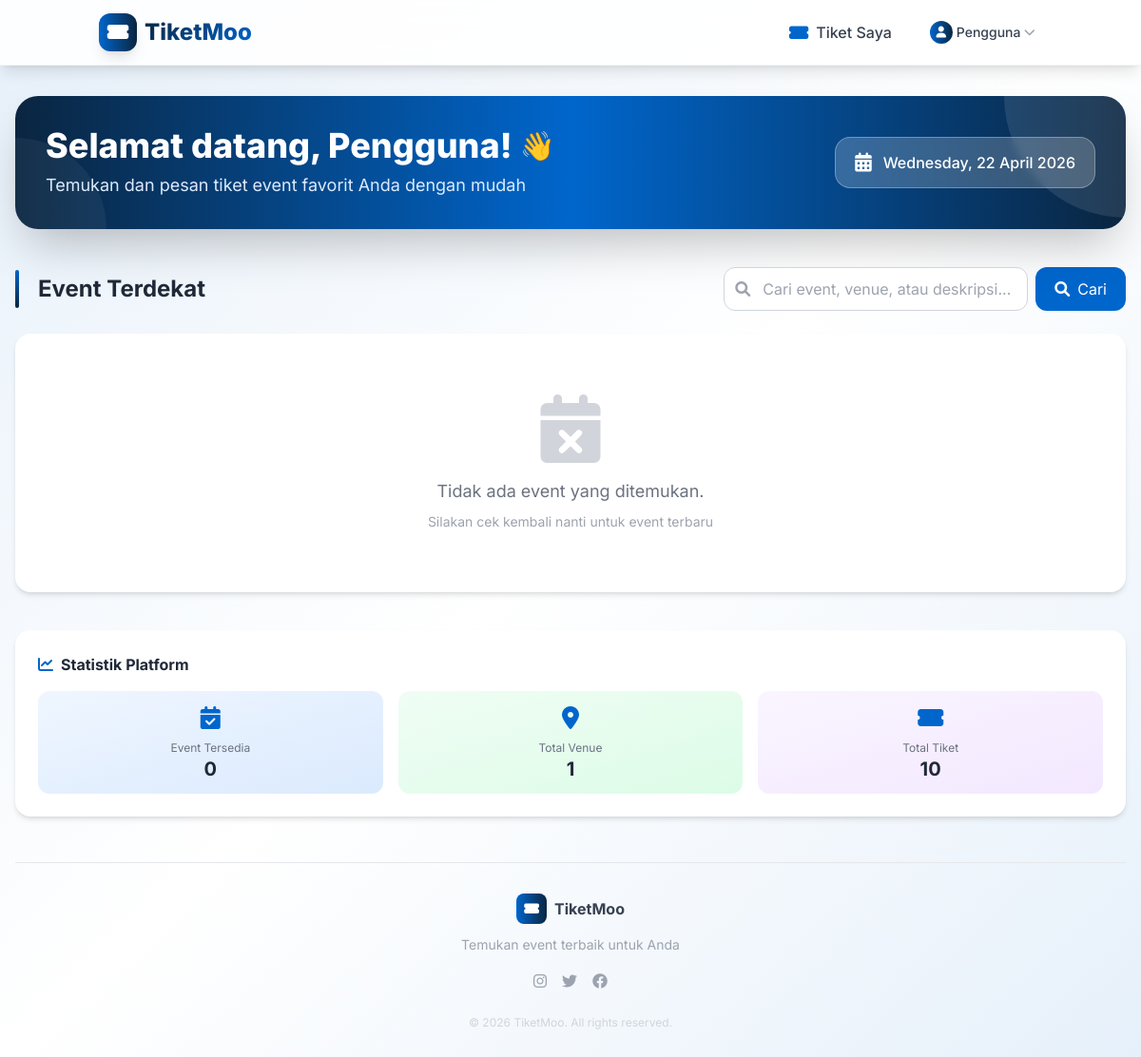
Before: /user/dashboard.php with the older database file.
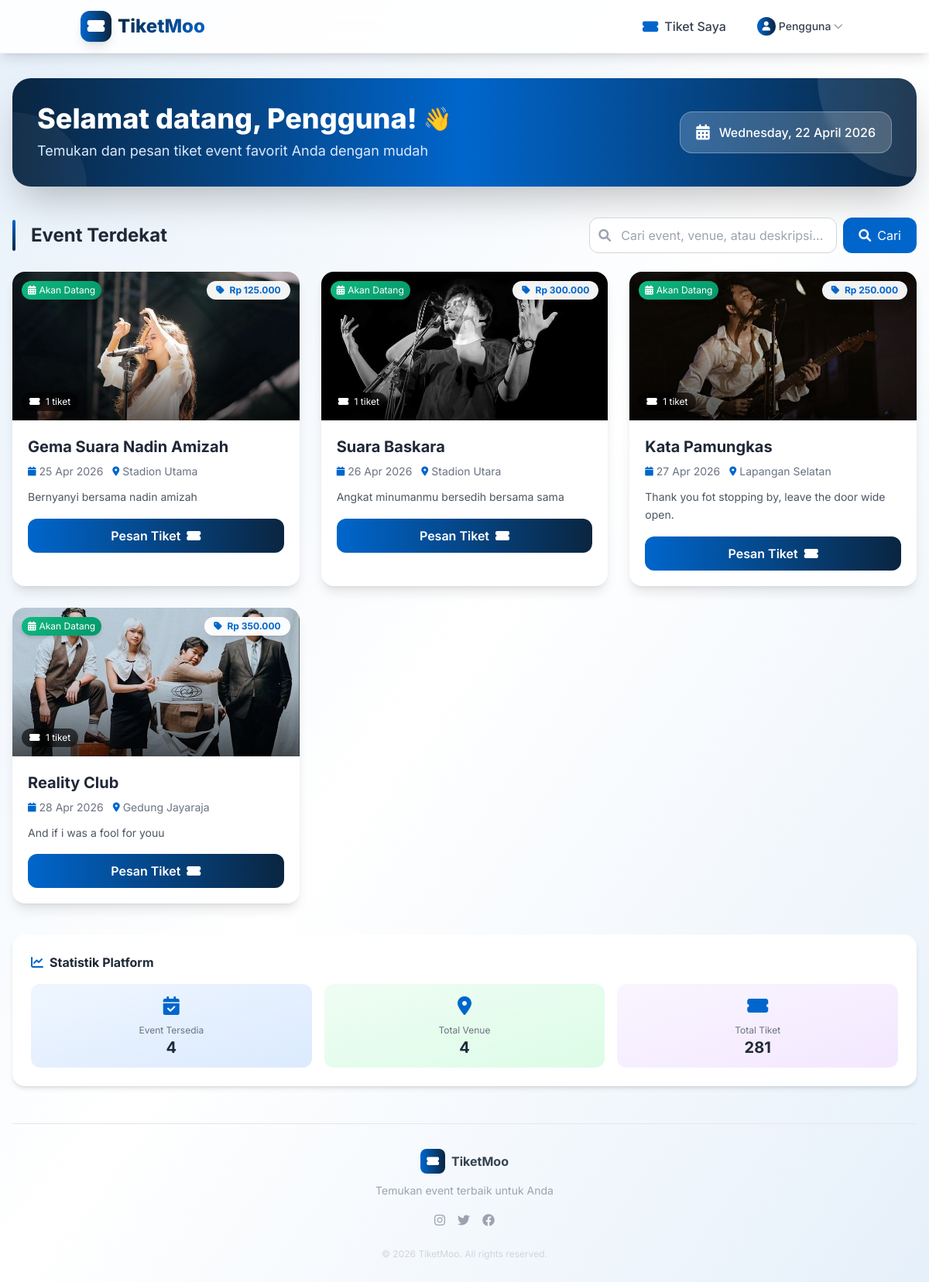
After: the same page with the newer database file.
### tables this page shows
CREATE TABLE `event` (
  `id_event` int(11) NOT NULL,
  `nama_event` varchar(150) DEFAULT NULL,
  `tanggal` date DEFAULT NULL,
  `id_venue` int(11) DEFAULT NULL,
  `deskripsi` text DEFAULT NULL,
  `foto` varchar(255) DEFAULT NULL
);

CREATE TABLE `venue` (
  `id_venue` int(11) NOT NULL,
  `nama_venue` varchar(100) DEFAULT NULL,
  `alamat` text DEFAULT NULL,
  `kapasitas` int(11) DEFAULT NULL
);

### user/dashboard.php (the view, shortened to what this page needs)
<?php
include '../config/koneksi.php';
$limit = 6;
$page = isset($_GET['page']) ? (int)$_GET['page'] : 1;
$offset = ($page - 1) * $limit;
$search = isset($_GET['search']) ? mysqli_real_escape_string($conn, $_GET['search']) : '';
$search_condition = "";
$query_event = mysqli_query($conn, "
    SELECT event.*, venue.nama_venue, venue.alamat, venue.kapasitas,
           (SELECT COUNT(*) FROM tiket WHERE tiket.id_event = event.id_event) as total_tiket
    FROM event
    JOIN venue ON event.id_venue = venue.id_venue
    WHERE event.tanggal >= CURDATE() $search_condition
    ORDER BY event.tanggal ASC
    LIMIT $offset, $limit
");
$query_all_event = mysqli_query($conn, "SELECT COUNT(*) as total FROM event WHERE tanggal >= CURDATE()");
$total_event_available = mysqli_fetch_assoc($query_all_event)['total'] ?? 0;
$query_venue = mysqli_query($conn, "SELECT COUNT(*) as total FROM venue");
$total_venue = mysqli_fetch_assoc($query_venue)['total'] ?? 0;
$query_total_tiket = mysqli_query($conn, "SELECT SUM(kuota) as total FROM tiket");
$total_tiket = mysqli_fetch_assoc($query_total_tiket)['total'] ?? 0;
function safe($data) {
    return htmlspecialchars($data ?? '', ENT_QUOTES, 'UTF-8');
}
?>
<!DOCTYPE html>
<html lang="id">
<head>
    <script src="https://cdn.tailwindcss.com"></script>
    <link rel="stylesheet" href="https://cdnjs.cloudflare.com/ajax/libs/font-awesome/6.0.0-beta3/css/all.min.css">
</head>
<body class="bg-gradient-to-br from-soft-blue via-white to-soft-blue min-h-screen">
    <nav class="bg-white/90 backdrop-blur-md shadow-lg sticky top-0 z-50 border-b border-gray-100">
        <div class="container mx-auto px-4 py-3 flex justify-between items-center">
            <div class="flex items-center space-x-2">
                <div class="w-10 h-10 bg-gradient-to-r from-accent-blue to-navy rounded-xl flex items-center justify-center shadow-lg animate-pulse-slow">
                    <i class="fas fa-ticket-alt text-white text-xl"></i>
                </div>
                <span class="font-extrabold text-2xl gradient-text">TiketMoo</span>
            </div>
            <div class="flex items-center space-x-5">
                <a href="my_tickets.php" class="relative group">
                    <div class="flex items-center gap-2 px-3 py-2 rounded-xl hover:bg-soft-blue transition-all duration-300">
                        <i class="fas fa-ticket-alt text-accent-blue text-lg group-hover:scale-110 transition"></i>
                        <span class="font-medium text-gray-700 hidden md:inline">Tiket Saya</span>
                    </div>
                </a>
                <div class="relative profile-dropdown">
                   <button class="flex items-center gap-1 px-2 py-1 rounded-lg hover:bg-soft-blue transition-all duration-300 group">
    <div class="w-6 h-6 bg-gradient-to-r from-accent-blue to-navy rounded-full flex items-center justify-center shadow-sm">
        <i class="fas fa-user text-white text-xs"></i>
    </div>
    <span class="font-medium text-gray-700 text-sm hidden md:inline">
        <?php echo safe($_SESSION['nama']); ?>
    </span>
    <i class="fas fa-chevron-down text-gray-400 text-xs transition-transform duration-300 group-hover:rotate-180"></i>
</button>
                </div>
            </div>
        </div>
    </nav>
    <div class="container mx-auto px-4 py-8 max-w-7xl">
        <div class="relative overflow-hidden bg-gradient-to-r from-navy via-accent-blue to-navy rounded-3xl p-8 text-white mb-10 animate-[slideIn_0.5s_ease-out] shadow-2xl">
            <div class="absolute top-0 right-0 w-64 h-64 bg-white/10 rounded-full -mr-32 -mt-32"></div>
            <div class="absolute bottom-0 left-0 w-48 h-48 bg-white/5 rounded-full -ml-24 -mb-24"></div>
            <div class="relative z-10 flex flex-col md:flex-row justify-between items-center">
                <div>
                    <h1 class="text-3xl md:text-4xl font-extrabold mb-2 flex items-center gap-2">
                        Selamat datang, <?php echo safe($_SESSION['nama']); ?>!
                        <span class="text-3xl animate-wave">👋</span>
                    </h1>
                    <p class="text-blue-100 text-lg">Temukan dan pesan tiket event favorit Anda dengan mudah</p>
                </div>
                <div class="mt-4 md:mt-0">
                    <div class="bg-white/20 backdrop-blur-sm rounded-2xl px-5 py-3 flex items-center gap-3 border border-white/30">
                        <i class="fas fa-calendar-alt text-xl animate-pulse"></i>
                        <span class="font-medium"><?php echo date('l, d F Y'); ?></span>
                    </div>
                </div>
            </div>
        </div>
        <div class="mb-10">
            <div class="flex flex-col md:flex-row justify-between items-center gap-4 mb-6">
                <div class="flex items-center gap-3">
                    <div class="w-1 h-10 bg-gradient-to-b from-accent-blue to-navy rounded-full"></div>
                    <h2 class="text-2xl font-bold text-gray-800">
                        <i class="fas fa-fire-flame text-orange-500 mr-2"></i>Event Terdekat
                    </h2>
                </div>
                <form method="GET" action="" class="flex gap-2">
                    <div class="relative">
                        <i class="fas fa-search absolute left-3 top-1/2 transform -translate-y-1/2 text-gray-400"></i>
                        <input
                            type="text"
                            name="search"
                            id="searchInput"
                            class="search-input pl-10 pr-4 py-2.5 w-64 md:w-80 border border-gray-300 rounded-xl focus:outline-none focus:border-accent-blue transition-all"
                            placeholder="Cari event, venue, atau deskripsi..."
                            value="<?= htmlspecialchars($search) ?>"
                        >
                    </div>
                    <button type="submit" class="bg-accent-blue text-white px-5 py-2.5 rounded-xl hover:bg-blue-700 transition-all duration-300 flex items-center gap-2">
                        <i class="fas fa-search"></i>
                        <span class="hidden sm:inline">Cari</span>
                    </button>
                </form>
            </div>
            <div class="grid grid-cols-1 md:grid-cols-2 lg:grid-cols-3 gap-7">
                <?php
                if($query_event && mysqli_num_rows($query_event) > 0) {
                    while($event = mysqli_fetch_assoc($query_event)) {
                        $query_harga_termurah = mysqli_query($conn, "
                            SELECT MIN(harga) as harga_termurah FROM tiket WHERE id_event = " . intval($event['id_event'])
                        );
                        $harga_data = mysqli_fetch_assoc($query_harga_termurah);
                        $harga_termurah = $harga_data['harga_termurah'] ?? 0;
                        $harga_text = ($harga_termurah > 0) ? 'Rp ' . number_format($harga_termurah, 0, ',', '.') : 'Gratis';
                        $foto_event = (!empty($event['foto'])) ? "../uploads/event/" . $event['foto'] : "https://placehold.co/400x250?text=" . urlencode($event['nama_event'] ?? 'Event');
                        $deskripsi = $event['deskripsi'] ?? '';
                        $deskripsi_short = strlen($deskripsi) > 100 ? substr($deskripsi, 0, 100) . '...' : $deskripsi;
                        $today = date('Y-m-d');
                        $event_date = $event['tanggal'];
                        if($event_date == $today) {
                            $badge_status = '<span class="absolute top-3 left-3 z-20 badge-today text-white text-xs px-2 py-1 rounded-full shadow-md"><i class="fas fa-calendar-day mr-1"></i>Hari Ini</span>';
                        } else {
                            $badge_status = '<span class="absolute top-3 left-3 z-20 badge-upcoming text-white text-xs px-2 py-1 rounded-full shadow-md"><i class="fas fa-calendar-alt mr-1"></i>Akan Datang</span>';
                        }
                ?>
                <div class="group relative bg-white rounded-2xl overflow-hidden shadow-lg event-card">
                    <div class="relative h-48 overflow-hidden">
                        <div class="absolute inset-0 bg-gradient-to-t from-black/60 via-transparent to-transparent z-10"></div>
                        <img src="<?= $foto_event ?>" class="w-full h-full object-cover group-hover:scale-110 transition duration-700"
                             alt="<?php echo safe($event['nama_event'] ?? 'Event'); ?>"
                             onerror="this.src='https://placehold.co/400x250?text=' + encodeURIComponent('<?php echo safe($event['nama_event'] ?? 'Event'); ?>')">
                        <?= $badge_status ?>
                        <div class="absolute top-3 right-3 z-20 bg-white/95 backdrop-blur-sm rounded-full px-3 py-1 text-xs font-bold text-accent-blue shadow-lg">
                            <i class="fas fa-tag mr-1"></i> <?= $harga_text ?>
                        </div>
                        <div class="absolute bottom-3 left-3 z-20 bg-black/60 backdrop-blur-sm rounded-full px-2.5 py-1 text-xs text-white">
                            <i class="fas fa-ticket-alt mr-1"></i> <?= $event['total_tiket'] ?? 0 ?> tiket
                        </div>
                    </div>
                    <div class="p-5">
                        <h3 class="font-bold text-xl text-gray-800 mb-2 line-clamp-1"><?php echo safe($event['nama_event'] ?? 'Event'); ?></h3>
                        <div class="flex items-center gap-3 text-gray-500 text-sm mb-3">
                            <div class="flex items-center gap-1">
                                <i class="fas fa-calendar text-accent-blue text-xs"></i>
                                <span><?= date('d M Y', strtotime($event['tanggal'] ?? 'now')) ?></span>
                            </div>
                            <div class="flex items-center gap-1">
                                <i class="fas fa-map-marker-alt text-accent-blue text-xs"></i>
                                <span class="truncate"><?php echo safe($event['nama_venue'] ?? 'Venue'); ?></span>
                            </div>
                        </div>
                        <p class="text-gray-600 text-sm leading-relaxed line-clamp-2 mb-4">
                            <?php echo safe($deskripsi_short); ?>
                        </p>
                        <a href="detail.php?id=<?= $event['id_event'] ?>"
                           class="group relative w-full bg-gradient-to-r from-accent-blue to-navy text-white py-2.5 rounded-xl font-semibold hover:shadow-lg transition-all duration-300 flex items-center justify-center gap-2 overflow-hidden">
                            <span class="relative z-10">Pesan Tiket</span>
                            <i class="fas fa-ticket-alt relative z-10 group-hover:translate-x-1 transition"></i>
                        </a>
                    </div>
                </div>
                <?php
                    }
                } else {
                ?>
                <div class="col-span-3 text-center py-16 bg-white rounded-2xl shadow-md">
                    <i class="fas fa-calendar-times text-7xl text-gray-300 mb-4"></i>
                    <p class="text-gray-500 text-lg">Tidak ada event yang ditemukan.</p>
                    <p class="text-gray-400 text-sm mt-2"><?= !empty($search) ? 'Coba dengan kata kunci lain' : 'Silakan cek kembali nanti untuk event terbaru' ?></p>
                </div>
                <?php } ?>
            </div>
        </div>
        <div class="bg-white rounded-2xl shadow-md p-6 hover:shadow-xl transition-all duration-300 mt-6">
            <h3 class="font-bold text-gray-800 mb-4 flex items-center gap-2">
                <i class="fas fa-chart-line text-accent-blue"></i>
                Statistik Platform
            </h3>
            <div class="grid grid-cols-1 md:grid-cols-3 gap-4">
                <div class="text-center p-3 rounded-xl bg-gradient-to-br from-blue-50 to-blue-100 cursor-pointer hover:scale-105 transition" onclick="window.location.href='events.php'">
                    <i class="fas fa-calendar-check text-2xl text-accent-blue mb-2"></i>
                    <p class="text-xs text-gray-500">Event Tersedia</p>
                    <p class="font-bold text-xl text-gray-800"><?= number_format($total_event_available, 0, ',', '.') ?></p>
                </div>
                <div class="text-center p-3 rounded-xl bg-gradient-to-br from-green-50 to-green-100 cursor-pointer hover:scale-105 transition" onclick="window.location.href='venues.php'">
                    <i class="fas fa-map-marker-alt text-2xl text-accent-blue mb-2"></i>
                    <p class="text-xs text-gray-500">Total Venue</p>
                    <p class="font-bold text-xl text-gray-800"><?= number_format($total_venue, 0, ',', '.') ?></p>
                </div>
                <div class="text-center p-3 rounded-xl bg-gradient-to-br from-purple-50 to-purple-100">
                    <i class="fas fa-ticket-alt text-2xl text-accent-blue mb-2"></i>
                    <p class="text-xs text-gray-500">Total Tiket</p>
                    <p class="font-bold text-xl text-gray-800"><?= number_format($total_tiket, 0, ',', '.') ?></p>
                </div>
            </div>
        </div>
        <footer class="mt-12 pt-8 border-t border-gray-200">
            <div class="text-center">
                <div class="flex justify-center items-center gap-2 mb-3">
                    <div class="w-8 h-8 bg-gradient-to-r from-accent-blue to-navy rounded-lg flex items-center justify-center">
                        <i class="fas fa-ticket-alt text-white text-sm"></i>
                    </div>
                    <span class="font-bold text-gray-700">TiketMoo</span>
                </div>
                <p class="text-gray-400 text-sm">Temukan event terbaik untuk Anda</p>
                <div class="flex justify-center gap-4 mt-4">
                    <a href="#" class="text-gray-400 hover:text-accent-blue transition"><i class="fab fa-instagram"></i></a>
                    <a href="#" class="text-gray-400 hover:text-accent-blue transition"><i class="fab fa-twitter"></i></a>
                    <a href="#" class="text-gray-400 hover:text-accent-blue transition"><i class="fab fa-facebook"></i></a>
                </div>
                <p class="text-gray-300 text-xs mt-6">© <?= date('Y') ?> TiketMoo. All rights reserved.</p>
            </div>
        </footer>
    </div>
</body>
</html>

### user/dashboard.php (style rules this page uses)
.event-card { transition: all 0.4s cubic-bezier(0.4, 0, 0.2, 1); }
.line-clamp-2 { display: -webkit-box; -webkit-line-clamp: 2; -webkit-box-orient: vertical; overflow: hidden; }
.gradient-text { background: linear-gradient(135deg, #0a2540 0%, #0066cc 100%); -webkit-background-clip: text; -webkit-text-fill-color: transparent; }
body { font-family: 'Inter', sans-serif; }
.badge-upcoming { background: linear-gradient(135deg, #10b981 0%, #059669 100%); }
.profile-dropdown { transition: all 0.3s ease; }
.animate-wave { animation: wave 1s ease-in-out infinite; display: inline-block; }

Changed rows visible on the page:
added event: foto (picture), shows "Akan Datang", harga_text "Rp 125.000", total_tiket "1", nama_event "Gema Suara Nadin Amizah", tanggal "25 Apr 2026", id_venue.nama_venue "Stadion Utama", deskripsi "Bernyanyi bersama nadin amizah"
added event: foto (picture), shows "Akan Datang", harga_text "Rp 300.000", total_tiket "1", nama_event "Suara Baskara", tanggal "26 Apr 2026", id_venue.nama_venue "Stadion Utara", deskripsi "Angkat minumanmu bersedih bersama sama"
added event: foto (picture), shows "Akan Datang", harga_text "Rp 250.000", total_tiket "1", nama_event "Kata Pamungkas", tanggal "27 Apr 2026", id_venue.nama_venue "Lapangan Selatan", deskripsi "Thank you fot stopping by, leave the door wide open."
added event: foto (picture), shows "Akan Datang", harga_text "Rp 350.000", total_tiket "1", nama_event "Reality Club", tanggal "28 Apr 2026", id_venue.nama_venue "Gedung Jayaraja", deskripsi "And if i was a fool for youu"
Other visible differences:
$total_event_available: "0" → "4"
$total_venue: "1" → "4"
$total_tiket: "10" → "281"
text no longer shown: "Tidak ada event yang ditemukan. Silakan cek kembali nanti untuk event terbaru"
